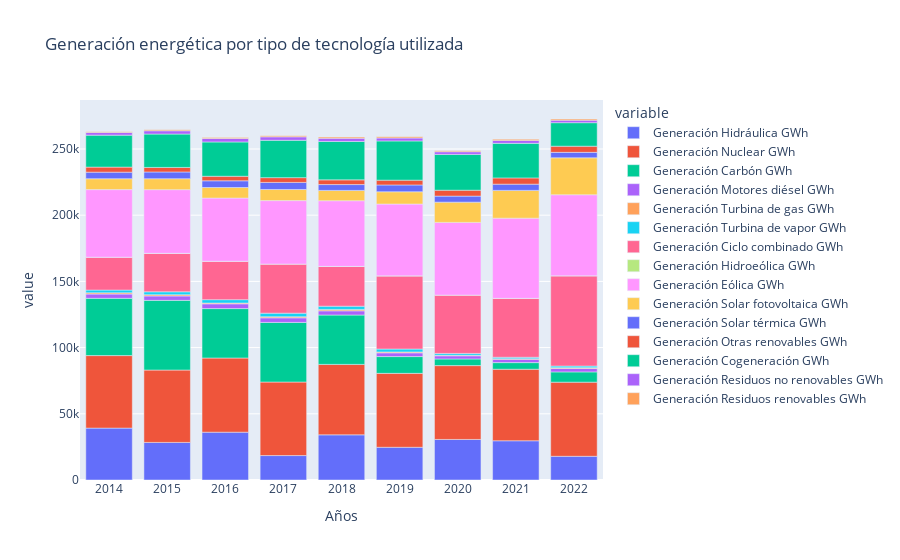

Write notebook code for a chart like this one.
### Markdown cell above
**GENERACIÓN ENERGÉTICA POR TECNOLOGÍA Y AÑO**

### Code cell
fig=px.bar(data_frame = gen_x_tecnologia,
       x          = "Años",
       y          = gen_x_tecnologia.columns[1:],
       title      ="Generación energética por tipo de tecnología utilizada")

fig.show()

### Figure 1 — Plotly figure (JSON) as saved in the notebook; plotly's stock layout.template omitted (floating-point values rounded to 4 significant figures)
{"data": [{"alignmentgroup": "True", "hovertemplate": "variable=Generación Hidráulica GWh<br>Años=%{x}<br>value=%{y}<extra></extra>", "legendgroup": "Generación Hidráulica GWh", "marker": {"color": "#636efa", "pattern": {"shape": ""}}, "name": "Generación Hidráulica GWh", "offsetgroup": "Generación Hidráulica GWh", "orientation": "v", "showlegend": true, "textposition": "auto", "type": "bar", "x": ["2014", "2015", "2016", "2017", "2018", "2019", "2020", "2021", "2022"], "xaxis": "x", "y": [39180.0, 28380.0, 36110.0, 18450.0, 34120.0, 24720.0, 30630.0, 29630.0, 17910.0], "yaxis": "y"}, {"alignmentgroup": "True", "hovertemplate": "variable=Generación Nuclear GWh<br>Años=%{x}<br>value=%{y}<extra></extra>", "legendgroup": "Generación Nuclear GWh", "marker": {"color": "#EF553B", "pattern": {"shape": ""}}, "name": "Generación Nuclear GWh", "offsetgroup": "Generación Nuclear GWh", "orientation": "v", "showlegend": true, "textposition": "auto", "type": "bar", "x": ["2014", "2015", "2016", "2017", "2018", "2019", "2020", "2021", "2022"], "xaxis": "x", "y": [54780.0, 54660.0, 56020.0, 55540.0, 53200.0, 55820.0, 55760.0, 54040.0, 55980.0], "yaxis": "y"}, {"alignmentgroup": "True", "hovertemplate": "variable=Generación Carbón GWh<br>Años=%{x}<br>value=%{y}<extra></extra>", "legendgroup": "Generación Carbón GWh", "marker": {"color": "#00cc96", "pattern": {"shape": ""}}, "name": "Generación Carbón GWh", "offsetgroup": "Generación Carbón GWh", "orientation": "v", "showlegend": true, "textposition": "auto", "type": "bar", "x": ["2014", "2015", "2016", "2017", "2018", "2019", "2020", "2021", "2022"], "xaxis": "x", "y": [43250.0, 52620.0, 37310.0, 45020.0, 37280.0, 12670.0, 5021.0, 4983.0, 7765.0], "yaxis": "y"}, {"alignmentgroup": "True", "hovertemplate": "variable=Generación Motores diésel GWh<br>Años=%{x}<br>value=%{y}<extra></extra>", "legendgroup": "Generación Motores diésel GWh", "marker": {"color": "#ab63fa", "pattern": {"shape": ""}}, "name": "Generación Motores diésel GWh", "offsetgroup": "Generación Motores diésel GWh", "orientation": "v", "showlegend": true, "textposition": "auto", "type": "bar", "x": ["2014", "2015", "2016", "2017", "2018", "2019", "2020", "2021", "2022"], "xaxis": "x", "y": [3227.0, 3345.0, 3602.0, 3456.0, 3178.0, 2836.0, 2399.0, 2517.0, 2548.0], "yaxis": "y"}, {"alignmentgroup": "True", "hovertemplate": "variable=Generación Turbina de gas GWh<br>Años=%{x}<br>value=%{y}<extra></extra>", "legendgroup": "Generación Turbina de gas GWh", "marker": {"color": "#FFA15A", "pattern": {"shape": ""}}, "name": "Generación Turbina de gas GWh", "offsetgroup": "Generación Turbina de gas GWh", "orientation": "v", "showlegend": true, "textposition": "auto", "type": "bar", "x": ["2014", "2015", "2016", "2017", "2018", "2019", "2020", "2021", "2022"], "xaxis": "x", "y": [947.0, 915.8, 616.0, 871.2, 1049.0, 670.5, 406.6, 423.6, 657.5], "yaxis": "y"}, {"alignmentgroup": "True", "hovertemplate": "variable=Generación Turbina de vapor GWh<br>Años=%{x}<br>value=%{y}<extra></extra>", "legendgroup": "Generación Turbina de vapor GWh", "marker": {"color": "#19d3f3", "pattern": {"shape": ""}}, "name": "Generación Turbina de vapor GWh", "offsetgroup": "Generación Turbina de vapor GWh", "orientation": "v", "showlegend": true, "textposition": "auto", "type": "bar", "x": ["2014", "2015", "2016", "2017", "2018", "2019", "2020", "2021", "2022"], "xaxis": "x", "y": [2071.0, 2223.0, 2536.0, 2674.0, 2455.0, 2189.0, 1388.0, 1108.0, 1207.0], "yaxis": "y"}, {"alignmentgroup": "True", "hovertemplate": "variable=Generación Ciclo combinado GWh<br>Años=%{x}<br>value=%{y}<extra></extra>", "legendgroup": "Generación Ciclo combinado GWh", "marker": {"color": "#FF6692", "pattern": {"shape": ""}}, "name": "Generación Ciclo combinado GWh", "offsetgroup": "Generación Ciclo combinado GWh", "orientation": "v", "showlegend": true, "textposition": "auto", "type": "bar", "x": ["2014", "2015", "2016", "2017", "2018", "2019", "2020", "2021", "2022"], "xaxis": "x", "y": [24830.0, 29030.0, 29010.0, 37070.0, 30040.0, 55240.0, 44020.0, 44500.0, 68140.0], "yaxis": "y"}, {"alignmentgroup": "True", "hovertemplate": "variable=Generación Hidroeólica GWh<br>Años=%{x}<br>value=%{y}<extra></extra>", "legendgroup": "Generación Hidroeólica GWh", "marker": {"color": "#B6E880", "pattern": {"shape": ""}}, "name": "Generación Hidroeólica GWh", "offsetgroup": "Generación Hidroeólica GWh", "orientation": "v", "showlegend": true, "textposition": "auto", "type": "bar", "x": ["2014", "2015", "2016", "2017", "2018", "2019", "2020", "2021", "2022"], "xaxis": "x", "y": [0.89, 8.21, 17.89, 20.23, 23.66, 23.25, 19.54, 23.1, 22.88], "yaxis": "y"}, {"alignmentgroup": "True", "hovertemplate": "variable=Generación Eólica GWh<br>Años=%{x}<br>value=%{y}<extra></extra>", "legendgroup": "Generación Eólica GWh", "marker": {"color": "#FF97FF", "pattern": {"shape": ""}}, "name": "Generación Eólica GWh", "offsetgroup": "Generación Eólica GWh", "orientation": "v", "showlegend": true, "textposition": "auto", "type": "bar", "x": ["2014", "2015", "2016", "2017", "2018", "2019", "2020", "2021", "2022"], "xaxis": "x", "y": [51030.0, 48120.0, 47700.0, 47910.0, 49580.0, 54250.0, 54910.0, 60530.0, 61190.0], "yaxis": "y"}, {"alignmentgroup": "True", "hovertemplate": "variable=Generación Solar fotovoltaica GWh<br>Años=%{x}<br>value=%{y}<extra></extra>", "legendgroup": "Generación Solar fotovoltaica GWh", "marker": {"color": "#FECB52", "pattern": {"shape": ""}}, "name": "Generación Solar fotovoltaica GWh", "offsetgroup": "Generación Solar fotovoltaica GWh", "orientation": "v", "showlegend": true, "textposition": "auto", "type": "bar", "x": ["2014", "2015", "2016", "2017", "2018", "2019", "2020", "2021", "2022"], "xaxis": "x", "y": [8208.0, 8244.0, 7977.0, 8398.0, 7766.0, 9252.0, 15300.0, 20980.0, 27900.0], "yaxis": "y"}, {"alignmentgroup": "True", "hovertemplate": "variable=Generación Solar térmica GWh<br>Años=%{x}<br>value=%{y}<extra></extra>", "legendgroup": "Generación Solar térmica GWh", "marker": {"color": "#636efa", "pattern": {"shape": ""}}, "name": "Generación Solar térmica GWh", "offsetgroup": "Generación Solar térmica GWh", "orientation": "v", "showlegend": true, "textposition": "auto", "type": "bar", "x": ["2014", "2015", "2016", "2017", "2018", "2019", "2020", "2021", "2022"], "xaxis": "x", "y": [4959.0, 5085.0, 5071.0, 5348.0, 4424.0, 5166.0, 4538.0, 4706.0, 4123.0], "yaxis": "y"}, {"alignmentgroup": "True", "hovertemplate": "variable=Generación Otras renovables GWh<br>Años=%{x}<br>value=%{y}<extra></extra>", "legendgroup": "Generación Otras renovables GWh", "marker": {"color": "#EF553B", "pattern": {"shape": ""}}, "name": "Generación Otras renovables GWh", "offsetgroup": "Generación Otras renovables GWh", "orientation": "v", "showlegend": true, "textposition": "auto", "type": "bar", "x": ["2014", "2015", "2016", "2017", "2018", "2019", "2020", "2021", "2022"], "xaxis": "x", "y": [3816.0, 3433.0, 3426.0, 3610.0, 3557.0, 3618.0, 4482.0, 4720.0, 4657.0], "yaxis": "y"}, {"alignmentgroup": "True", "hovertemplate": "variable=Generación Cogeneración GWh<br>Años=%{x}<br>value=%{y}<extra></extra>", "legendgroup": "Generación Cogeneración GWh", "marker": {"color": "#00cc96", "pattern": {"shape": ""}}, "name": "Generación Cogeneración GWh", "offsetgroup": "Generación Cogeneración GWh", "orientation": "v", "showlegend": true, "textposition": "auto", "type": "bar", "x": ["2014", "2015", "2016", "2017", "2018", "2019", "2020", "2021", "2022"], "xaxis": "x", "y": [24150.0, 25200.0, 25910.0, 28210.0, 29010.0, 29620.0, 27030.0, 26090.0, 17750.0], "yaxis": "y"}, {"alignmentgroup": "True", "hovertemplate": "variable=Generación Residuos no renovables GWh<br>Años=%{x}<br>value=%{y}<extra></extra>", "legendgroup": "Generación Residuos no renovables GWh", "marker": {"color": "#ab63fa", "pattern": {"shape": ""}}, "name": "Generación Residuos no renovables GWh", "offsetgroup": "Generación Residuos no renovables GWh", "orientation": "v", "showlegend": true, "textposition": "auto", "type": "bar", "x": ["2014", "2015", "2016", "2017", "2018", "2019", "2020", "2021", "2022"], "xaxis": "x", "y": [1966.0, 2480.0, 2607.0, 2608.0, 2435.0, 2222.0, 2016.0, 2239.0, 1900.0], "yaxis": "y"}, {"alignmentgroup": "True", "hovertemplate": "variable=Generación Residuos renovables GWh<br>Años=%{x}<br>value=%{y}<extra></extra>", "legendgroup": "Generación Residuos renovables GWh", "marker": {"color": "#FFA15A", "pattern": {"shape": ""}}, "name": "Generación Residuos renovables GWh", "offsetgroup": "Generación Residuos renovables GWh", "orientation": "v", "showlegend": true, "textposition": "auto", "type": "bar", "x": ["2014", "2015", "2016", "2017", "2018", "2019", "2020", "2021", "2022"], "xaxis": "x", "y": [678.1, 818.0, 785.4, 877.0, 874.1, 889.8, 725.6, 877.9, 877.7], "yaxis": "y"}], "layout": {"barmode": "relative", "legend": {"title": {"text": "variable"}, "tracegroupgap": 0}, "title": {"text": "Generación energética por tipo de tecnología utilizada"}, "xaxis": {"anchor": "y", "domain": [0, 1], "title": {"text": "Años"}}, "yaxis": {"anchor": "x", "domain": [0, 1], "title": {"text": "value"}}}}
